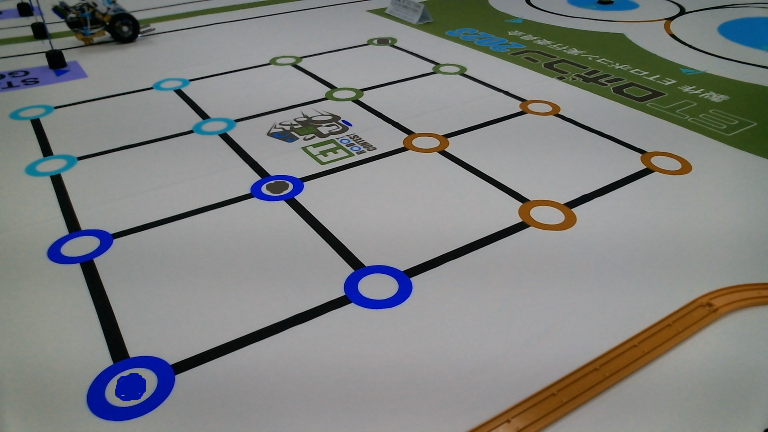
#> input picture PC/recognize_image/test.png, 768 x 432 px
$ python blockDetect.py
#> lines starting #> are read from the running program, lines starting #| are printed output that depends on the picture
#> further down, img is the input picture: shape (432, 768, 3); mean B, G, R 128.5, 130.1, 127.9
### PC/recognize_image/treasureArea.py
import os
os.chdir(os.path.dirname(os.path.abspath(__file__)))

from enum import Enum
import os
import re

import matplotlib.pyplot as plt

class BlockType(Enum):
    none = 0
    decoy = 1
    treasure = 2

class SquareInfo:
    def __init__(self):
        self.__blockType = BlockType.none

    @property
    def blockType(self):
        return self.__blockType

    @blockType.setter
    def blockType(self, value:BlockType):
        self.__blockType = value

class TreasureArea:
    def __init__(self):
        #保存するファイル名
        self.__fileName = f'treasureBlockData.txt'
        self.__size = 4
        self.__square = [[SquareInfo() for i in range(self.__size)] for j in range(self.__size)]

    # [10 lines left out: function display, not called in this run]

    #引数:pos -> 座標([int, int]), block -> 配置ブロック(BlockType)
    def setBlockType(self, pos:[int, int], block:BlockType):
        """
        引数:pos -> 座標([int, int]), block -> 配置ブロック(BlockType) \n
        指定座標に指定したタイプのブロックを配置する
        """
        self.__square[pos[0]][pos[1]].blockType = block

    # [32 lines left out: functions count, output, not called in this run]


# [7 lines that do not run on import are left out]

### PC/recognize_image/blockDetect.py
import os
os.chdir(os.path.dirname(os.path.abspath(__file__)))

import cv2
import numpy as np
from PIL import Image
import matplotlib.pyplot as plt

from treasureArea import TreasureArea
from treasureArea import BlockType

class BlockDetect:
    def __init__(self):
        #閾値 (360°100°100°)
        self.__decoyRange = [((167, 30, 15), (247, 100, 100))]
        self.__treasureRange = [
            ((330, 50, 15), (360, 100, 100)),
            ((0, 50, 15), (30, 100, 100))
        ]
        self.__imageSize = 300
        pass

    def findBlock(self, image, areaPoints):
        retTreasureArea = TreasureArea()
        if (None in areaPoints) or (len(areaPoints) != 4):
            return image, retTreasureArea

        warpedImg = self.__projectiveImage(image, areaPoints)
        blockColor = self.__getPointColor(warpedImg)

        retTreasureArea = self.__list2treasureArea(blockColor)
        return warpedImg, retTreasureArea
        #plt.imshow(warpedImg)

    def __projectiveImage(self, image, areaPoints):
        # Define the source and destination points
        size = self.__imageSize
        srcPts = np.array([areaPoints[0], areaPoints[1], areaPoints[2], areaPoints[3]], dtype=np.float32)
        dstPts = np.array([(0, size), (size, size), (size, 0), (0, 0)], dtype=np.float32)

        # Calculate the homography matrix
        H, _ = cv2.findHomography(srcPts, dstPts)

        # Apply the perspective transform
        warpedImg = cv2.warpPerspective(image, H, (self.__imageSize, self.__imageSize))
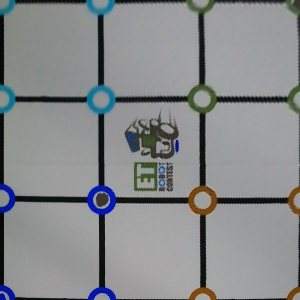
#> warpedImg: shape (300, 300, 3); mean B, G, R 140, 138.8, 136.5

        return warpedImg

    def __getPointColor(self, warpedImg):
        #取得ポイントを計算
        getPoints = []
        countPoints = 4
        size = self.__imageSize - 1
        for i in range(countPoints):
            y = round(size / (countPoints - 1) * i)
            for j in range(countPoints):
                x = round(size / (countPoints - 1) * j)
                getPoints.append((x, y))

        # HSV値の正規化
        decoyRange = self.__normalizeHSV(self.__decoyRange)
        treasureRange = self.__normalizeHSV(self.__treasureRange)
        # ブロック判別
        image = cv2.cvtColor(warpedImg, cv2.COLOR_RGB2HSV)
#> image: shape (300, 300, 3); mean H, S, V 53, 18.1, 142.4
        areaBlock = []
        for pos in getPoints:
            pixel = image[pos[0], pos[1]]
            if self.__checkPixel(pixel, treasureRange) == True:
                areaBlock.append('treasure')
            elif self.__checkPixel(pixel, decoyRange) == True:
                areaBlock.append('decoy')
            else:
                areaBlock.append('none')
#> this loop made 16 passes
#> pixel on passes 1 to 12: [80, 12, 130], [75, 14, 147], [66, 9, 143], [3, 255, 155], [30, 7, 149], [20, 10, 148], [96, 46, 56], [140, 5, 157], [0, 3, 159], [170, 5, 161], [75, 3, 159], [30, 2, 168]
#> after the loop, areaBlock = ['none', 'none', 'none', 'treasure', 'none', 'none', 'none', 'none', 'none', 'none', 'none', 'none', 'none', 'none', 'none', 'none']
#> in findBlock, `blockColor = self.__getPointColor(warpedImg)`: blockColor has the same summary as areaBlock in __getPointColor

        return areaBlock

    def __normalizeHSV(self, HSVranges):
        converted_ranges = [
            (
                tuple(map(int, np.round(np.multiply(min_HSV, np.array([180/360, 255/100, 255/100]))))),
                tuple(map(int, np.round(np.multiply(max_HSV, np.array([180/360, 255/100, 255/100])))))
            ) for min_HSV, max_HSV in HSVranges
        ]
        return converted_ranges

    def __checkPixel(self, pixelHSV, HSVranges):
        for HSVrange in HSVranges:
            HSVmin = HSVrange[0]
            HSVmax = HSVrange[1]
            if HSVmin[0] <= pixelHSV[0] <= HSVmax[0] and HSVmin[1] <= pixelHSV[1] <= HSVmax[1] and HSVmin[2] <= pixelHSV[2] <= HSVmax[2]:
                return True
        return False

    def __list2treasureArea(self, block):
        taBlock = TreasureArea()

        for i, o in enumerate(block):
            x = i % 4
            y = i // 4

            blockType = BlockType.none
            if o == 'decoy':
                blockType = BlockType.decoy
            elif o == 'treasure':
                blockType = BlockType.treasure

            taBlock.setBlockType((x, y), blockType)
#> this loop made 16 passes
#> (o, x, y) on passes 1 to 12: ('none', 0, 0), ('none', 1, 0), ('none', 2, 0), ('treasure', 3, 0), ('none', 0, 1), ('none', 1, 1), ('none', 2, 1), ('none', 3, 1), ('none', 0, 2), ('none', 1, 2), ('none', 2, 2), ('none', 3, 2)

        return taBlock

if __name__ == "__main__":
    blockDetect = BlockDetect()
    img = cv2.imread("./test.png")
    p = [(130, 388), (665, 162), (382, 41), (31, 112)]
    blockDetect.findBlock(img, p)
